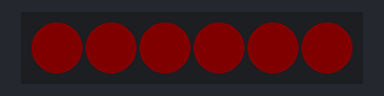
The program below on a simulated Raspberry Pi (BCM pin numbers). Shown: 6 RGB LEDs in strip order, left to right. Dim RGB values are drawn brighter than linear.

Above: at 0.1 s.
At 0.6 s:
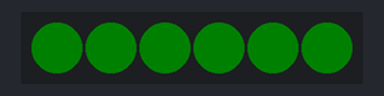
At 1.1 s:
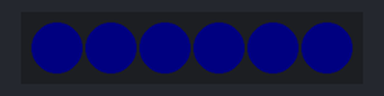
At 1.6 s:
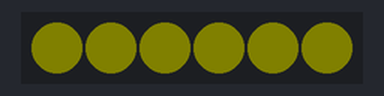
At 2.1 s:
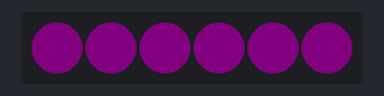
At 3.1 s:
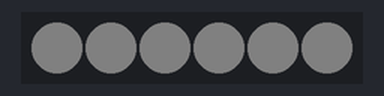
Timing chart, 0 to 40.0 s (numbered marks = the images above):
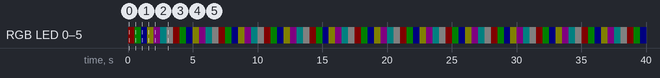

Measured:
- by itself, RGB LED 0–5: repeats every 3.5 s: RGB(0, 5, 0) 0.50 s, RGB(0, 0, 5) 0.50 s, RGB(5, 5, 0) 0.50 s, RGB(5, 0, 5) 0.50 s, RGB(0, 5, 5) 0.50 s, RGB(5, 5, 5) 0.50 s, RGB(5, 0, 0) 0.50 s
- by itself, everything shown: repeats every 3.5 s, in 7 steps
- what the display in image 1 shows lasts 0.5 s, from 0.5 s to 1.0 s

The program:

ws2812bEvalBoard.py
```python
#!/usr/bin/python

import time
from neopixel import *


# LED strip configuration:
LED_COUNT      = 6      # Number of LED pixels.
LED_PIN        = 18      # GPIO pin connected to the pixels (must support PWM!).
LED_FREQ_HZ    = 800000  # LED signal frequency in hertz (usually 800khz)
LED_DMA        = 5       # DMA channel to use for generating signal (try 5)
LED_BRIGHTNESS = 255     # Set to 0 for darkest and 255 for brightest
LED_INVERT     = False   # True to invert the signal (when using NPN transistor level shift)

def MakeStrip():
	# Create NeoPixel object with appropriate configuration.
	strip = Adafruit_NeoPixel(LED_COUNT, LED_PIN, LED_FREQ_HZ, LED_DMA, LED_INVERT, LED_BRIGHTNESS)
	# Intialize the library (must be called once before other functions).
	strip.begin()

	return strip

def Test(strip):
	val = 5
	colors = [Color(val,0,0), Color(0,val,0), Color(0,0,val), Color(val,val,0), Color(val,0,val), Color(0,val,val), Color(val,val,val)]
	for col in colors:
		for i in range(strip.numPixels()):
			strip.setPixelColor(i, col)
		strip.show()
		time.sleep(0.5)

def LedOff(strip):
	for i in range(strip.numPixels()):
		strip.setPixelColor(i, Color(0,0,0))
	strip.show()

if __name__ == "__main__":

	strip = MakeStrip()
	try:

		while True:
			Test(strip)

	except KeyboardInterrupt:
		LedOff(strip)
		print ("bye-bye....")
```
